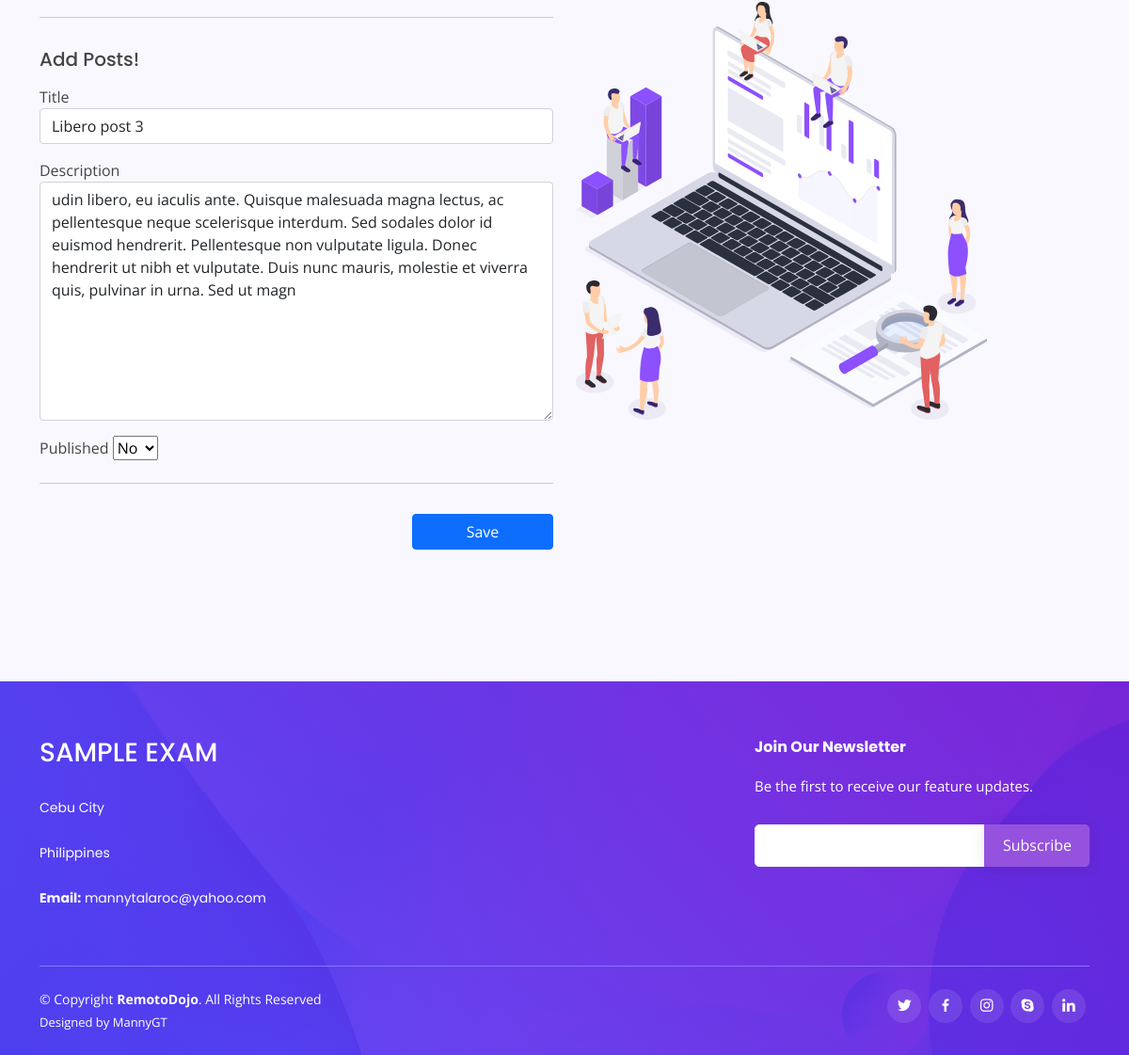
The app's page /editpost/8/ (signed in, lower part), older data.
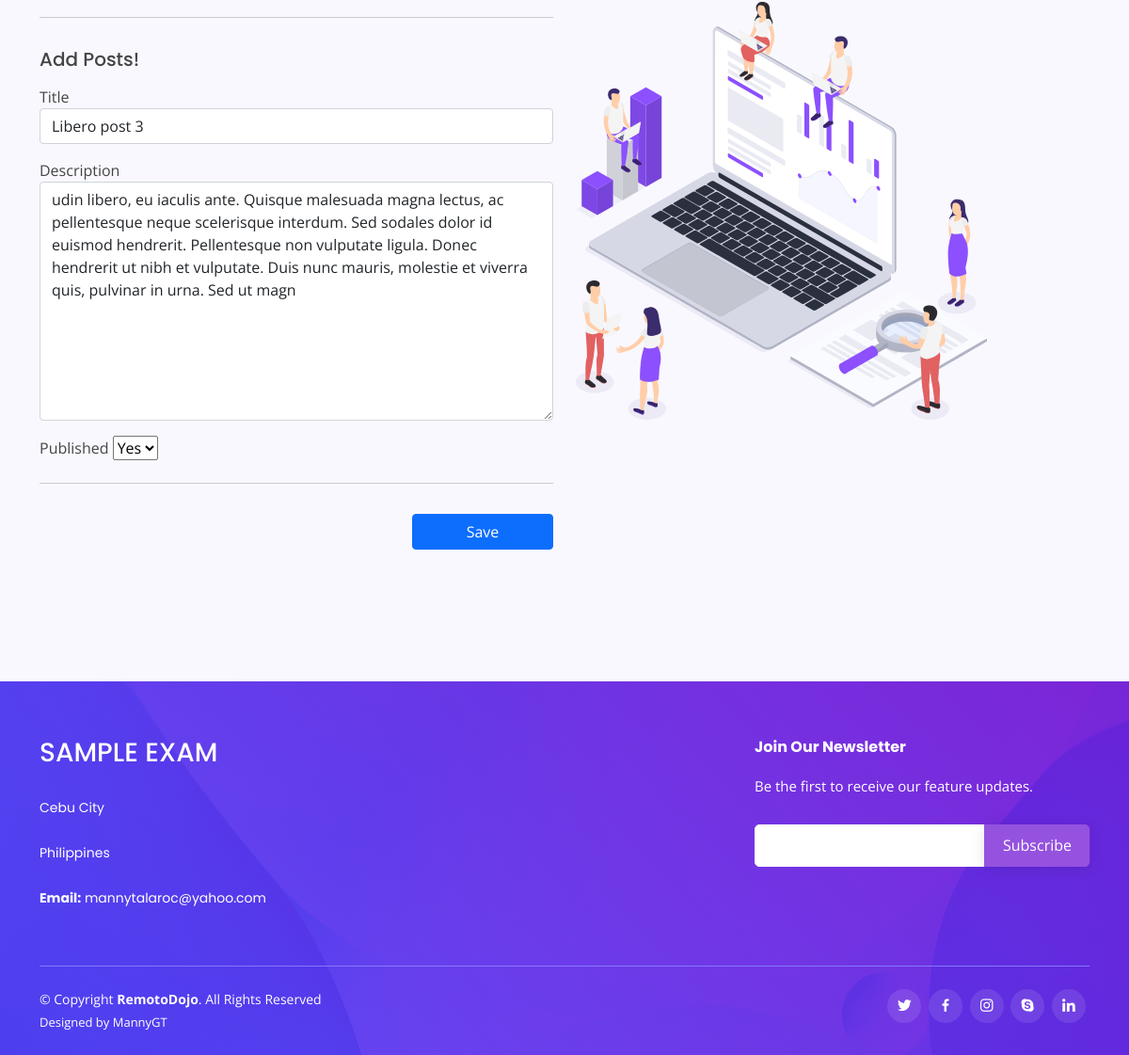
The same page, newer data.
### coreapp/models.py (models this page shows, shortened)
class Post(models.Model):
    title = models.CharField(max_length=100)
    description = models.TextField()
    published = models.BooleanField(default=False)
    timestamp = models.DateTimeField(auto_now_add=True)
    owner = models.ForeignKey(Account, on_delete=models.CASCADE)

### coreapp/views.py (the view)
# urls.py: path('editpost/<str:id>/', editpost, name='editpost'),
@login_required(login_url='/account/login')
def editpost(request, id):
    post = Post.objects.get(id=id)
    return render(request, 'coreapp/editpost.html', {'post': post})

### templates/coreapp/editpost.html (shortened to what this page needs)
{% extends 'snippets/base.html' %}
{% load static %}
{% block content %}
<main id="main">
  <section id="editpost" class="contact section-bg">
    <div class="container" data-aos="fade-up">
      <div class="row">
        <div class="col-lg-6">
            <form action="{% url 'updatepost' post.id %}" method="post">
              <hr />
            <div class="form-group mt-3 py-3 pr-4">
              <h5>Add Posts!</h5>
                <div class="form-group py-2">
                    <label for="exampleFormControlFile1">Title</label>
                    <input type="text" class="form-control" id="exampleFormControlFile1" name="title" value="{{ post.title }}">
                </div>
                <div class="form-group py-2">
                    <label for="exampleFormControlFile1">Description</label>
                    <textarea name="description" class="form-control" rows="10">{{ post.description }}</textarea>
                </div>
                <div class="form-group py-2">
                    <label for="exampleFormControlFile1">Published</label>
                    <select class="form-group" name="published">
                      <option value="True" {% if post.published == True %} selected {% endif %}>Yes</option>
                      <option value="False" {% if post.published == False %} selected {% endif %}>No</option>
                    </select>
                </div>
                <hr />
            </div>
            <div class="text-end pb-4"><button type="submit" class="btn btn-primary" style="width: 150px;">Save</button></div>
          </form>
        </div>
        <div class="col-lg-6">
          <img src="{% static 'img/features.svg' %}" width="80%" class="mx-auto">
        </div>
      </div>
    </div>
  </section>
  </main>
{% endblock %}

Row changes from the older to the newer data that the page shows:
changed Post "Libero post 3": published "No" → "Yes"
